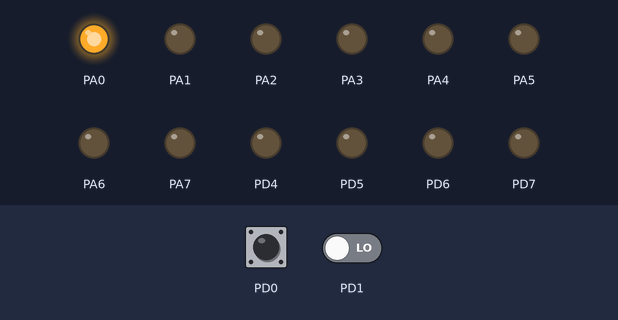
The program below on a simulated ATmega128, built with avr-gcc and emulated at 8 MHz. Parts: output pins drawn as LEDs (lit = HIGH). Inputs (shaded band) come from the test bench; at power-on: PD0 LOW, PD1 LOW.

Above: at 1.2 s.
1.3 s: PD0 driven HIGH
At 2.5 s:
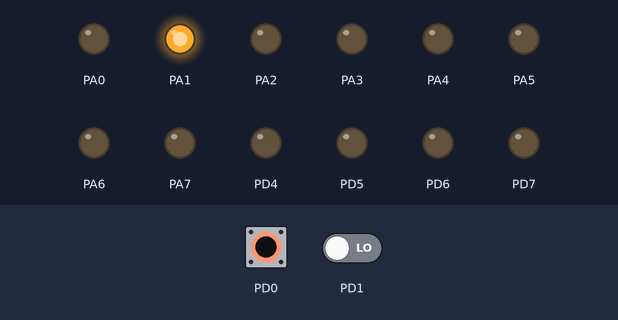
2.8 s: PD1 driven HIGH
At 3.9 s:
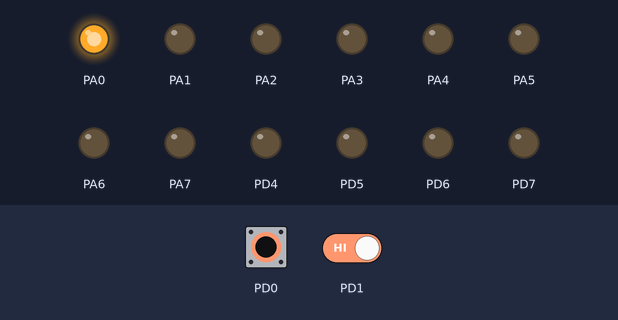
4.3 s: PD0 pulsed LOW 5 times (0.12 s each, 0.3 s apart)
At 6.8 s:
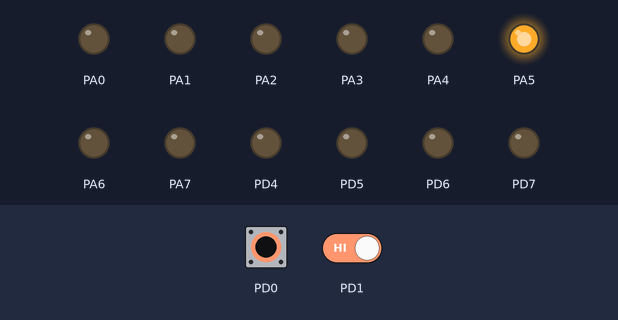
7.3 s: PD0 pulsed LOW 2 times (0.12 s each, 0.3 s apart)
At 8.4 s:
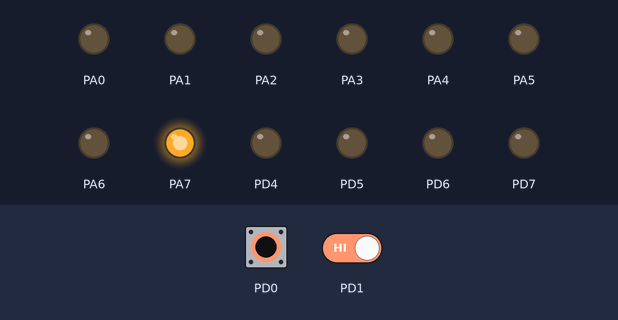
Timing chart, 0 to 10.3 s (numbered marks = the images above; inputs shaded):
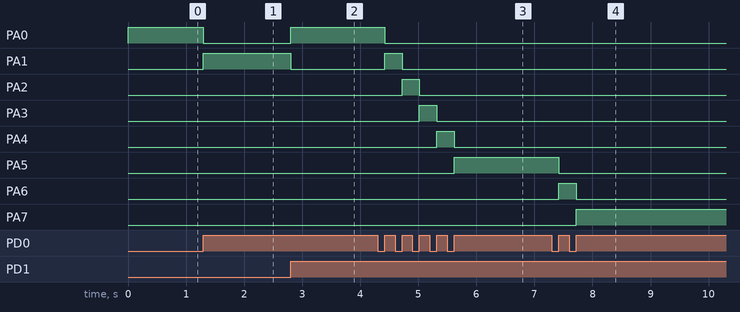

The program:

main.c
```c
#define F_CPU 8000000UL
#include <avr/io.h>
#include <util/delay.h>
#include <avr/interrupt.h>


void setup() {
	DDRD = 0xF0;
	DDRA = 0xFF;

	EICRA |= 0x0F; // Zet interupt 0 en 1 op rising edge
	EIMSK |= 0x03; // Enable INT1 & INT0
	sei(); // Enable global interrupt

	PORTA = 1;
}

int main(void)
{
	setup();

	while (1)
	{
	}
}

ISR( INT0_vect ) {
	PORTA <<= 1;
	if (!PORTA)
	PORTA = 1; // Zet de eerste bit op 1
}

ISR( INT1_vect ) {
	PORTA >>= 1;
	if (!PORTA)
	PORTA = 1 << 7; // Zet de laatste bit op 1
}
```

Measured:
- after the input at 1.3 s, PA0: HIGH → LOW at once; PA1: LOW → HIGH at once
- after the input at 2.8 s, PA0: LOW → HIGH at once; PA1: HIGH → LOW at once
- after the input at 4.3 s, PA0: HIGH → LOW after 0.12 s; PA1: LOW → HIGH after 0.12 s, → LOW 0.30 s later; PA2: LOW → HIGH after 0.42 s, → LOW 0.30 s later; PA3: LOW → HIGH after 0.72 s, → LOW 0.30 s later; PA4: LOW → HIGH after 1.0 s, → LOW 0.30 s later
- after the input at 7.3 s, PA5: HIGH → LOW after 0.12 s; PA6: LOW → HIGH after 0.12 s, → LOW 0.30 s later; PA7: LOW → HIGH after 0.42 s
